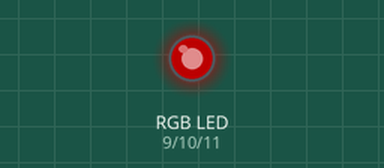
Recording of a sketch running on a simulated Arduino Uno, built with avr-gcc and run on an emulated ATmega328P. On the bench: an RGB LED mixed from three pins (HIGH = lit). Dim RGB values are drawn brighter than linear.

Above: at 0.05 s.
At 1.2 s:
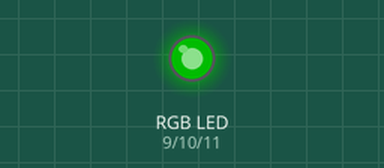
At 2.4 s:
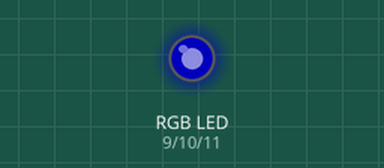
Timing chart, 0 to 5.5 s (numbered marks = the images above):
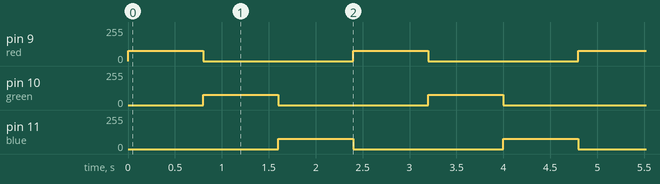

The sketch:

rgb_light.ino
```cpp
const int blue = 11;
const int green = 10;
const int red = 9;
const int bright = 76;


void setup() {
  Serial.begin(9600);
  pinMode(red,OUTPUT);
  pinMode(green,OUTPUT);
  pinMode(blue,OUTPUT);
}

void loop() {
 analogWrite(green,0);
 analogWrite(red,bright);
 analogWrite(blue,0);
 delay(800);
 analogWrite(green,bright);
 analogWrite(red,0);
 analogWrite(blue,0);
  delay(800);
 analogWrite(green,0);
 analogWrite(red,0);
 analogWrite(blue,bright);
  delay(800);
}
```

Measured:
- by itself, pin 9 (red), pin 10 (green), pin 11 (blue): alternates 76/255 for 0.80 s and 0/255 for 1.6 s
